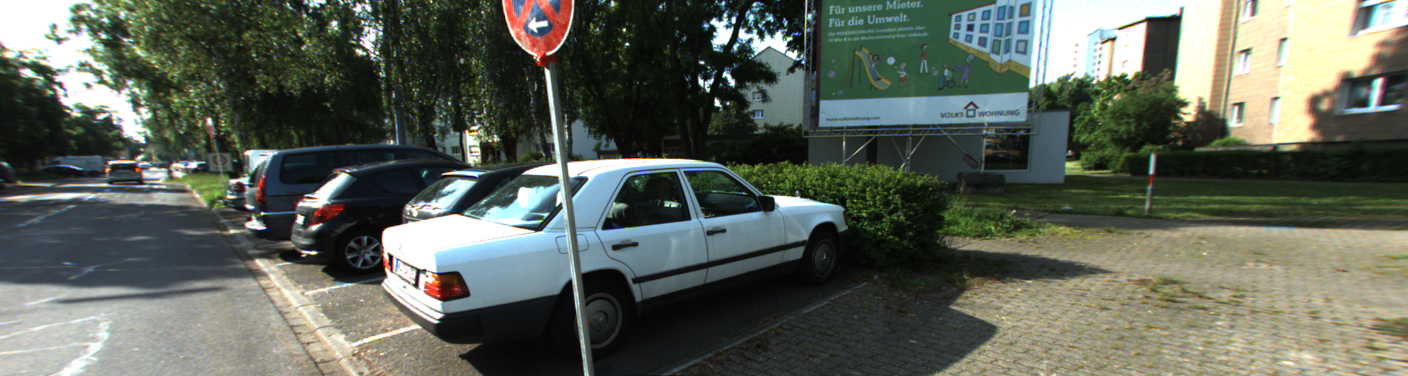
#> input picture seoyeon/panorama-view/data/00_80.png, 1408 x 376 px
$ python stitching.py
#> lines starting #> are read from the running program, lines starting #| are printed output that depends on the picture
#!/usr/bin/env python
import cv2 as cv
import sys

img_names = ['data/00_80.png', 'data/01_80.png', 'data/cropped_02_80.png', 'data/cropped_03_80.png']
output = 'result/panorama_fisheye.jpg'
imgs = []
for img_name in img_names:
    img = cv.imread(cv.samples.findFile(img_name))
#> img is the input picture: shape (376, 1408, 3); mean B, G, R 89.9, 100.4, 94.2
    if img is None:
        print("can't read image " + img_name)
        sys.exit(-1)
    imgs.append(img)

PANORAMA = 0
#> PANORAMA = 0
SCANS = 1

stitcher = cv.Stitcher.create(PANORAMA)
status, pano = stitcher.stitch(imgs)
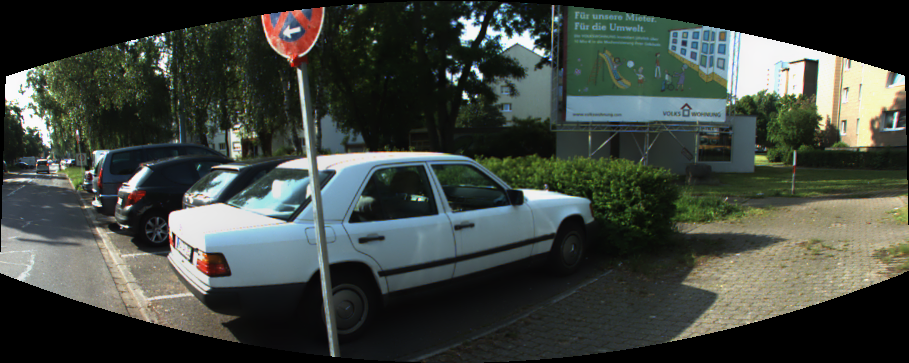
#> pano: shape (363, 909, 3); mean of channels 0, 1, 2 63.6, 70, 63.5; drawn as B, G, R
if status != cv.Stitcher_OK:
    print("Can't stitch images, error code = %d" % status)
    sys.exit(-1)
cv.imwrite(output, pano)
print("stitching completed successfully. %s saved!" % output)

cv.destroyAllWindows()
